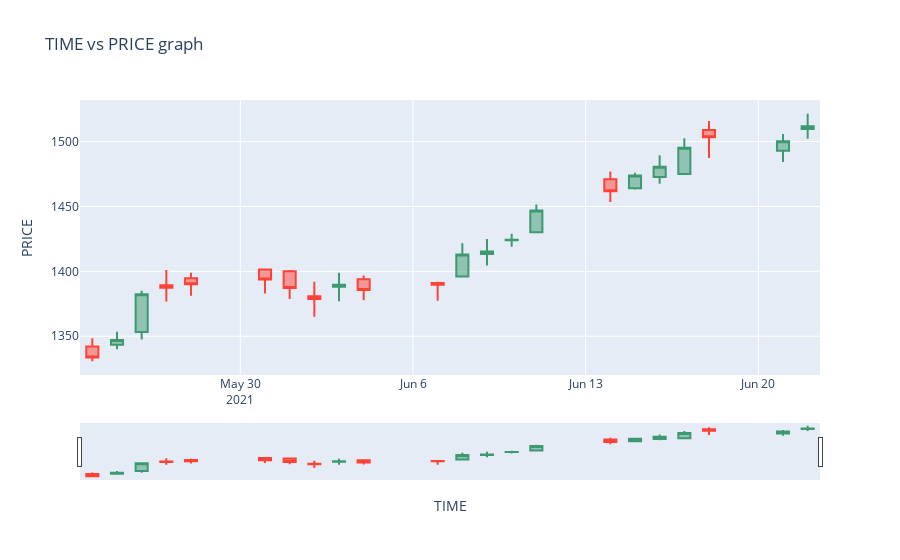

The code cell stored with this chart in its notebook:
### Code cell
f.add_trace(graph.Candlestick(x=data.index,open = data['Open'], high = data['High'], low = data['Low'], close = data['Close']))
